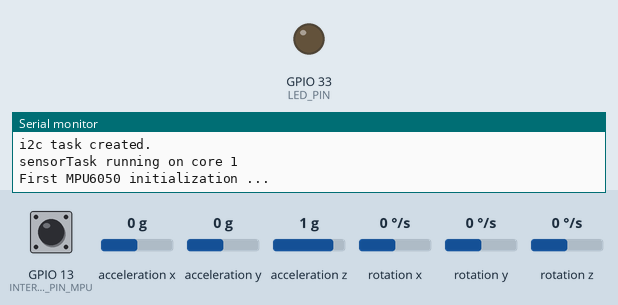
Recording of a program running on a simulated ESP32. On the bench: output pins drawn as LEDs (lit = HIGH), the last lines printed to the serial monitor. The inputs (shaded band) are chosen by the test bench; at power-on: acceleration x 0 g, GPIO 13 (INTERRUPT_PIN_MPU) LOW, acceleration y 0 g, acceleration z 1 g, rotation x 0 °/s, rotation y 0 °/s, rotation z 0 °/s. The sensor or clock chip raises its interrupt line as the real part does.

Above: at 1.3 s.
1.4 s: acceleration x set to -1.4 g
At 2.34 s:
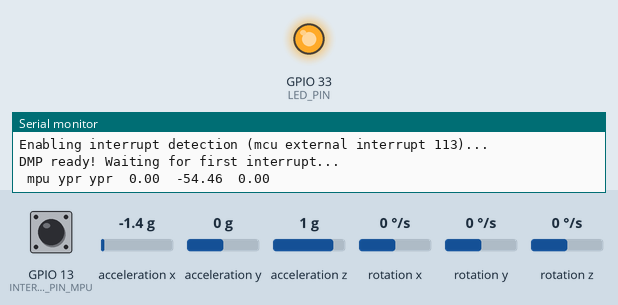
Timing chart, 0 to 10.9 s (numbered marks = the images above; inputs shaded):
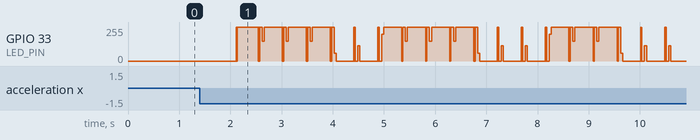

The program:

main.cpp
```cpp
// ################################################################
// ###########     ATENTION - ATENTION     ########################
// ###########     ATENTION - ATENTION     ########################
// ###########     ATENTION - ATENTION     ########################
// ################################################################

// if give an error about BUFFER_LENGTH on compilation
// on library file MPU6050.cpp, insert the following line
//#define BUFFER_LENGTH 32
// at the top or just before the following line (near 2751)
//int8_t MPU6050::GetCurrentFIFOPacket(uint8_t *data, uint8_t length) { // overflow proof

// ################################################################
// ###########     ATENTION - ATENTION     ########################
// ###########     ATENTION - ATENTION     ########################
// ###########     ATENTION - ATENTION     ########################
// ################################################################

#define M_PI 3.14159265358979323846

#define __PGMSPACE_H_ 1 // stop compile errors of redefined typedefs and defines with ESP32-Arduino

// ==================================================

// I2Cdev and MPU6050 must be installed as libraries, or else the .cpp/.h files
// for both classes must be in the include path of your project
#include <Wire.h>
#include "I2Cdev.h"
#include "MPU6050_6Axis_MotionApps20.h"

MPU6050 mpu;

// MPU control/status vars
bool dmpReady = false;  // set true if DMP init was successful
uint8_t mpuIntStatus;   // holds actual interrupt status byte from MPU
uint8_t devStatus;      // return status after each device operation (0 = success, !0 = error)
uint16_t packetSize;    // expected DMP packet size (default is 42 bytes)
uint16_t fifoCount;     // count of all bytes currently in FIFO
uint8_t fifoBuffer[64]; // FIFO storage buffer

// orientation/motion vars
Quaternion q;           // [w, x, y, z]         quaternion container
VectorInt16 aa;         // [x, y, z]            accel sensor measurements
VectorInt16 aaReal;     // [x, y, z]            gravity-free accel sensor measurements
VectorInt16 aaWorld;    // [x, y, z]            world-frame accel sensor measurements
VectorFloat gravity;    // [x, y, z]            gravity vector
float euler[3];         // [psi, theta, phi]    Euler angle container
float ypr[3];           // [yaw, pitch, roll]   yaw/pitch/roll container and gravity vector

static int i2cCore = 1;

#define INTERRUPT_PIN_MPU 13
#define LED_PIN 33 // (Arduino is 13, Teensy is 11, Teensy++ is 6)

volatile bool mpuDataReady = false;
volatile bool mpuInterrupt = false;     // indicates whether MPU interrupt pin has gone high

volatile int mpuDataCounter = 0;
int mpuDataCounterPrev = 0;

bool blinkState = false;

void IRAM_ATTR dmpDataReady() {
  mpuInterrupt = true;
}

void sensorTask( void * pvParameters ) {

  // ================== SETUP ==================

  delay(100);

  String taskMessage = "sensorTask running on core ";
  taskMessage = taskMessage + xPortGetCoreID();

  Serial.println(taskMessage);

  // join I2C bus (I2Cdev library doesn't do this automatically)
  Wire.begin(14, 15, 4000000);

  delay(1000);

  // initialize device
  Serial.println(F("First MPU6050 initialization ..."));
  mpu.initialize();

  delay(100);

  mpu.reset(); //help startup reliably - doesn't always work though.
  // maybe can also reset i2c on esp32?
  Serial.println(F("MPU6050 reset..."));

  delay(100);

  mpu.resetI2CMaster();
  Serial.println(F("MPU6050 resetI2CMaster..."));

  delay(100);

  // initialize device
  Serial.println(F("Final MPU6050 initialization..."));
  mpu.initialize();
  pinMode(INTERRUPT_PIN_MPU, INPUT);

  // verify connection
  Serial.println(F("Testing device connections..."));
  Serial.println(mpu.testConnection() ? F("MPU6050 connection successful") : F("MPU6050 connection failed"));

  // wait for ready
  //    Serial.println(F("\nSend any character to begin DMP programming and demo: "));
  //    while (Serial.available() && Serial.read()); // empty buffer
  //    while (!Serial.available());                 // wait for data
  while (Serial.available() && Serial.read()); // empty buffer again

  // load and configure the DMP
  Serial.println(F("Initializing DMP..."));
  devStatus = mpu.dmpInitialize();

  // supply your own gyro offsets here, scaled for min sensitivity
  mpu.setXGyroOffset(220);
  mpu.setYGyroOffset(76);
  mpu.setZGyroOffset(-85);
  mpu.setZAccelOffset(1788); // 1688 factory default for someone else's test chip
  //  mpu.setZAccelOffset(0); // 1688 factory default for someone else's test chip


  // make sure it worked (returns 0 if so)
  if (devStatus == 0) {
    // turn on the DMP, now that it's ready
    Serial.println(F("Enabling DMP..."));
    mpu.setDMPEnabled(true);

    // enable Arduino interrupt detection
    Serial.print(F("Enabling interrupt detection (mcu external interrupt "));
    Serial.print(digitalPinToInterrupt(INTERRUPT_PIN_MPU));
    Serial.println(F(")..."));
    attachInterrupt(digitalPinToInterrupt(INTERRUPT_PIN_MPU), dmpDataReady, RISING);
    mpuIntStatus = mpu.getIntStatus();

    // set our DMP Ready flag so the main loop() function knows it's okay to use it
    Serial.println(F("DMP ready! Waiting for first interrupt..."));
    dmpReady = true;

    // get expected DMP packet size for later comparison
    packetSize = mpu.dmpGetFIFOPacketSize();

  } else {
    // ERROR!
    // 1 = initial memory load failed
    // 2 = DMP configuration updates failed
    // (if it's going to break, usually the code will be 1)
    Serial.print(F("DMP Initialization failed (code "));
    Serial.print(devStatus);
    Serial.println(F(")"));
  }

  delay(100);

  // ================== LOOP ==================

  while (true) {
    //if (connected) {

      // if programming failed, don't try to do anything
      if (!dmpReady) {
        Serial.println("dmpNotReady");
        delay(100);
      }

      // wait for MPU interrupt or extra packet(s) available
      while (!mpuInterrupt && fifoCount < packetSize) {
        // other program behavior stuff here
        //
        // if you are really paranoid you can frequently test in between other
        // stuff to see if mpuInterrupt is true, and if so, "break;" from the
        // while() loop to immediately process the MPU data
      }

      // reset interrupt flag and get INT_STATUS byte
      mpuInterrupt = false;
      mpuIntStatus = mpu.getIntStatus();

      // get current FIFO count
      fifoCount = mpu.getFIFOCount();

      // check for overflow (this should never happen unless our code is too inefficient)
      if ((mpuIntStatus & 0x10) || fifoCount >= 1024) {
        // reset so we can continue cleanly
        mpu.resetFIFO();
        Serial.println(F("FIFO overflow!"));

        // otherwise, check for DMP data ready interrupt (this should happen frequently)
      } else if (mpuIntStatus & 0x02) {
        // wait for correct available data length, should be a VERY short wait
        while (fifoCount < packetSize) fifoCount = mpu.getFIFOCount();

        // read a packet from FIFO
        mpu.getFIFOBytes(fifoBuffer, packetSize);

        // track FIFO count here in case there is > 1 packet available
        // (this lets us immediately read more without waiting for an interrupt)
        fifoCount -= packetSize;

        //OUTPUT_READABLE_YAWPITCHROLL
        mpu.dmpGetQuaternion(&q, fifoBuffer);
        mpu.dmpGetGravity(&gravity, &q);
        mpu.dmpGetYawPitchRoll(ypr, &q, &gravity);

        // full -180 to 180 deg Pitch, but other od behavior
        // mpu.dmpGetYawPitchRollBeng27(ypr, &q, &gravity);

        // for different board orientation. But Yaw doesn't work properly with this.
        // mpu.dmpGetYawPitchRollVertical(ypr, &q, &gravity);

        mpuDataCounter++;

        // blink LED to indicate activity - need to move this elsewhere
        blinkState = !blinkState;
        digitalWrite(LED_PIN, blinkState);
      }
  } // end of loop
} // end sensorTask


void setup() {
  // initialize serial communication
  Serial.begin(115200);

  // configure LED for output
  pinMode(LED_PIN, OUTPUT);

  delay(100);

  Serial.print("Creating i2c task on core ");
  Serial.println(i2cCore);
  xTaskCreatePinnedToCore(
    sensorTask,   /* Function to implement the task */
    "coreTask", /* Name of the task */
    10000,      /* Stack size in words */
    NULL,       /* Task input parameter */
    20,          /* Priority of the task */
    NULL,       /* Task handle. */
    i2cCore);  /* Core where the task should run */

  Serial.println("i2c task created.");
}

void loop() {
    if (mpuDataCounter != mpuDataCounterPrev) {

      Serial.print(" mpu ypr ");
      mpu.dmpGetQuaternion(&q, fifoBuffer);
      mpu.dmpGetGravity(&gravity, &q);
      mpu.dmpGetYawPitchRoll(ypr, &q, &gravity);
      Serial.print("ypr\t");
      Serial.print(ypr[0] * 180/M_PI);
      Serial.print("\t");
      Serial.print(ypr[1] * 180/M_PI);
      Serial.print("\t");
      Serial.println(ypr[2] * 180/M_PI);

      mpuDataCounterPrev = mpuDataCounter;
    }
}
```
